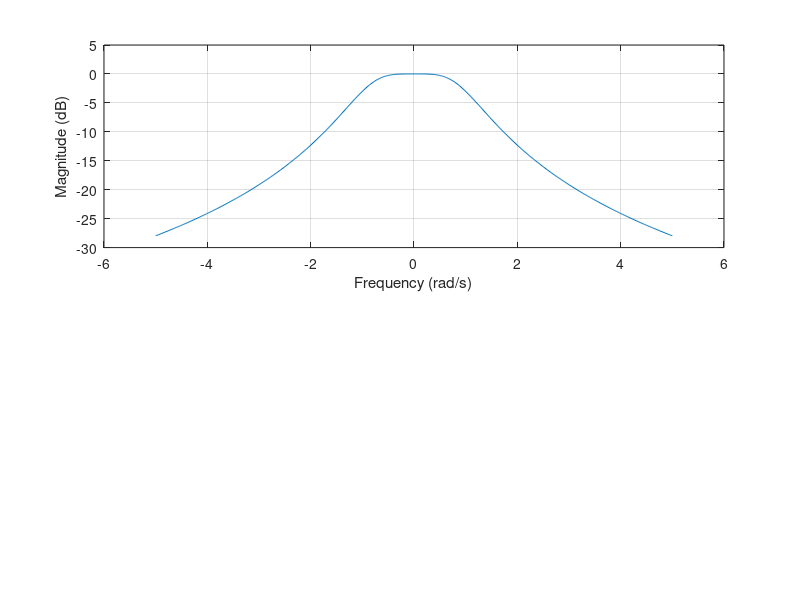

Source code (MATLAB): (Note: this script raises an error after producing the figure.)
%% filter parameters
n = 2; % order of butterworth filter
fc = 8000; % set your cutoff frequency
fund_freq = 10e3; % fundamental frequency
third_harm_freq = 30e3; % third harmonic frequency

% a for poles (or factors from textbook)
switch n
    case 1
        a = [1 1]; % first order
    case 2
        a = [1 1.414 1]; % second order
    case 3
        a = conv([1 1], [1 1 1]); % third order
    case 4
        a = conv([1 0.765 1], [1 1.848 1]); % fourth order
end

% b for zeros
b = 1;

%% calculate normalized frequency response
range = ceil(third_harm_freq/fc) + 1;
w = linspace(-range,range,500);
h = freqs(b,a,w);
mag = 20*log10(abs(h)); %% convert magnitude to dB
%phase = angle(h);
%phasedeg = phase*180/pi;

%% plot frequency response
% normalized frequency response
subplot(2,1,1)
plot(w,mag)
grid on
xlabel('Frequency (rad/s)')
ylabel('Magnitude (dB)')
xline(1); % 3dB frequency (at cutoff frequency)


subplot(2,1,2)
plot(fc*w,mag)
grid on
xlabel('Frequency (Hz)')
ylabel('Magnitude (dB)')
xline(fc,'b',{'Cutoff frequency'}); % 3dB frequency (at cutoff frequency)
xline(fund_freq,'r',{'Fundamental frequency'}); % first harmonic
xline(third_harm_freq,'m',{'3rd harmonic'}); % third harmonic

set(gcf, 'WindowState', 'maximized');

% phase response
%plot(w,phasedeg)
%grid on
%xlabel('Frequency (rad/s)')
%ylabel('Phase (degrees)')

%% determine gains at desired frequencies
vq = interp1(fc*w, mag, [fc fund_freq third_harm_freq]);
message = ['fc: ', num2str(vq(1)), ' dB'];
disp(message);
message = ['fundamental frequency: ', num2str(vq(2)), ' dB'];
disp(message);
message = ['third harm freq: ', num2str(vq(3)), ' dB'];
disp(message);